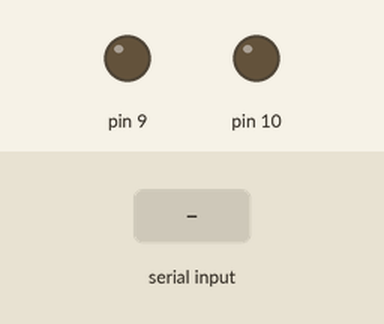
This sketch was run on a simulated Arduino Uno, built with avr-gcc and run on an emulated ATmega328P. Shown: output pins drawn as LEDs (lit = HIGH). The inputs (shaded band) are chosen by the test bench.

Above: at 1.2 s.
1.3 s: "A" received over Serial
At 2.5 s:
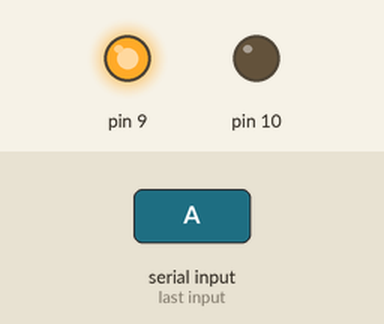
2.8 s: "1" received over Serial
At 3.8 s:
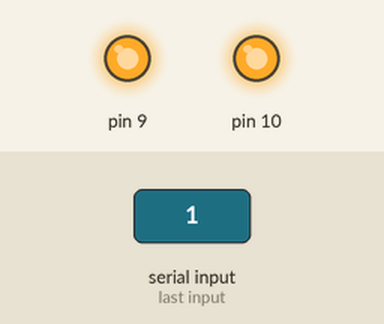
4.3 s: "B" received over Serial
At 4.9 s:
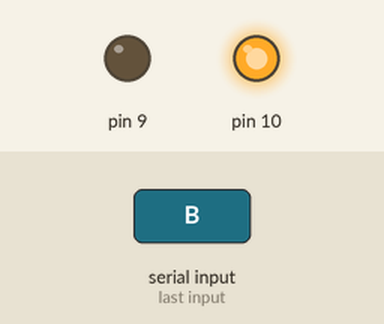
5.8 s: "2" received over Serial
At 6.1 s:
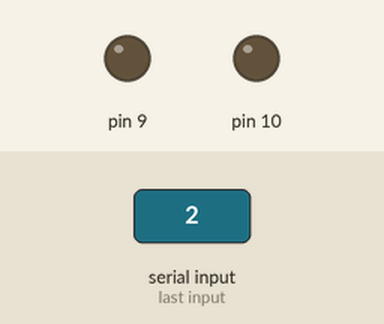
7.3 s: "V" received over Serial
At 8.4 s:
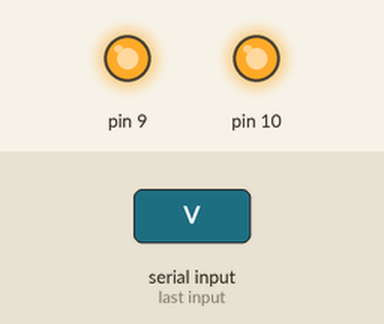
Timing chart, 0 to 9.8 s (numbered marks = the images above; inputs shaded):
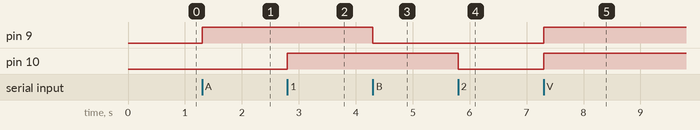

The sketch:

LED_ON_OFF.ino
```cpp
void setup()
{
  Serial.begin(9600);
  pinMode(9,OUTPUT);
  pinMode(10,OUTPUT);
}

void loop()
{
  char data;
  if(Serial.available())
  {
    data=Serial.read();

    switch(data)
    {
      case 'A':
        digitalWrite(9,HIGH);
      break;

      case 'B':
        digitalWrite(9,LOW);
      break;

      case '1':
        digitalWrite(10,HIGH);
      break;

      case '2':
        digitalWrite(10,LOW);
      break;

      case 'V':
        digitalWrite(9,HIGH);
        digitalWrite(10,HIGH);
      break;

      case 'F':
        digitalWrite(9,LOW);
        digitalWrite(10,LOW);
      break;
    }

  }

}
```

Measured:
- after the input at 1.3 s, pin 9: LOW → HIGH at once
- after the input at 2.8 s, pin 10: LOW → HIGH at once
- after the input at 4.3 s, pin 9: HIGH → LOW at once
- after the input at 5.8 s, pin 10: HIGH → LOW at once
- after the input at 7.3 s, pin 9, pin 10: LOW → HIGH at once
